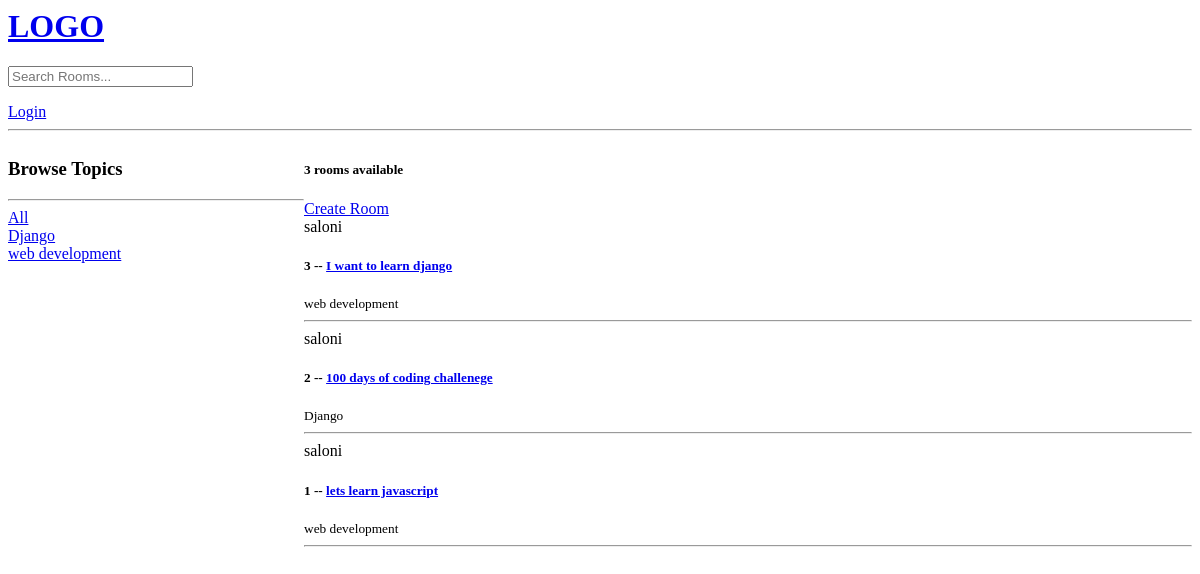
The app's page /, older data.
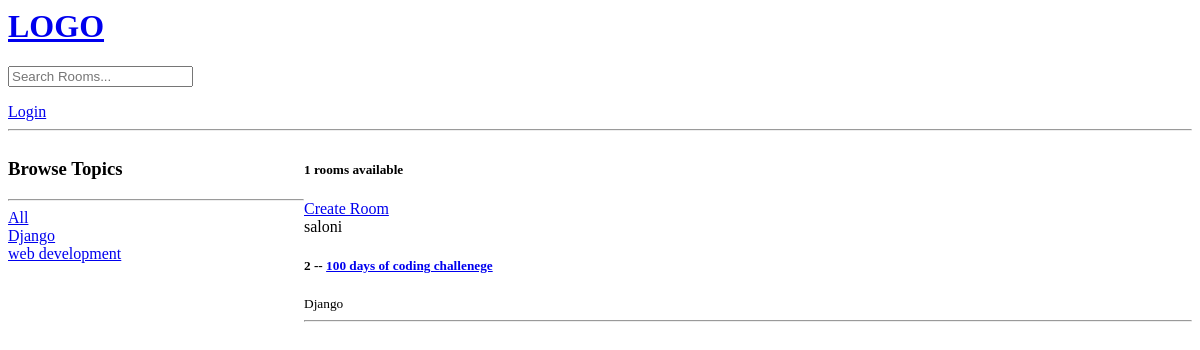
The same page, newer data.
### base/models.py (models this page shows, shortened)
class Topic(models.Model):
    name = models.CharField(max_length=200)

class Room(models.Model):
    host = models.ForeignKey(User, on_delete=models.SET_NULL, null=True)
    topic = models.ForeignKey(Topic, on_delete=models.SET_NULL, null=True)
    name = models.CharField(max_length=200)
    description = models.TextField(null=True, blank=True)
    updated = models.DateTimeField(auto_now=True)
    created = models.DateTimeField(auto_now_add=True)
    class Meta:
        ordering = ['-updated', '-created']

### base/views.py (the view)
# urls.py: path('', views.home, name="home"),
def home(request):
    q = request.GET.get('q') if request.GET.get('q') != None else ''
    rooms = Room.objects.filter(
        Q(topic__name__icontains=q) |
        Q(name__icontains=q) |
        Q(description__icontains=q)
        )
    topics = Topic.objects.all()
    room_count = rooms.count()
    context = {'rooms':rooms, 'topics': topics, 'room_count':room_count}
    return render(request, 'base/home.html', context)

### base/templates/base/home.html (shortened to what this page needs)
{% extends 'main.html' %}
{% block content %}
<div class = "home_container">
    <div>
        <h3>Browse Topics</h3>
        <hr>
        <div>
            <a href="{%url 'home' %}">All </a>
        </div>
        {% for topic in topics%}
            <div>
                <a href="{% url 'home' %}?q={{topic.name}}">{{topic.name}}</a>
            </div>
        {% endfor %}
    </div>
    <div>
        <h5>{{room_count}} rooms available</h5>
        <a href="{% url 'create-room' %}">Create Room</a>
        <div>
        {% for room in rooms %}
        <div>
            <span>{{ room.host.username }}</span>
            <h5>
                {{ room.id }} -- <a href="{% url 'room' room.id %}">{{ room.name }}</a>
            </h5>
            <small>{{ room.topic.name }}</small>
            <hr>
        </div>
        {% endfor %}
        </div>
    </div>
</div>
{% endblock content %}

### templates/main.html (shortened to what this page needs)
<html>
    <head>
    </head>
    <body>
        {% include 'navbar.html' %}
     {% block content%}
     {% endblock content %}
    </body>
    </html>

### templates/navbar.html
<a href="/">
    <h1>LOGO</h1>
</a>
<form method = "GET" action = "{%url 'home' %}">
    <input type = "text" name = "q"  placeholder="Search Rooms..."/>
</form>
{% if request.user.is_authenticated %}
<p> Hello {{request.user}}</p>
<a href="{%url 'logout'%}">Logout</a>
{% else %}
<a href="{%url 'login'%}">Login</a>
{% endif %}
<hr>

### base/templates/base/home.html (style rules this page uses)
.home_container { display:grid; grid-template-columns:1fr 3fr; }

Row changes from the older to the newer data that the page shows:
removed Room: host.username "saloni", id "3", name "I want to learn django", topic.name "web development"
removed Room: host.username "saloni", id "1", name "lets learn javascript", topic.name "web development"
Text that changed along with them:
{{ room_count }}: "3" → "1"
